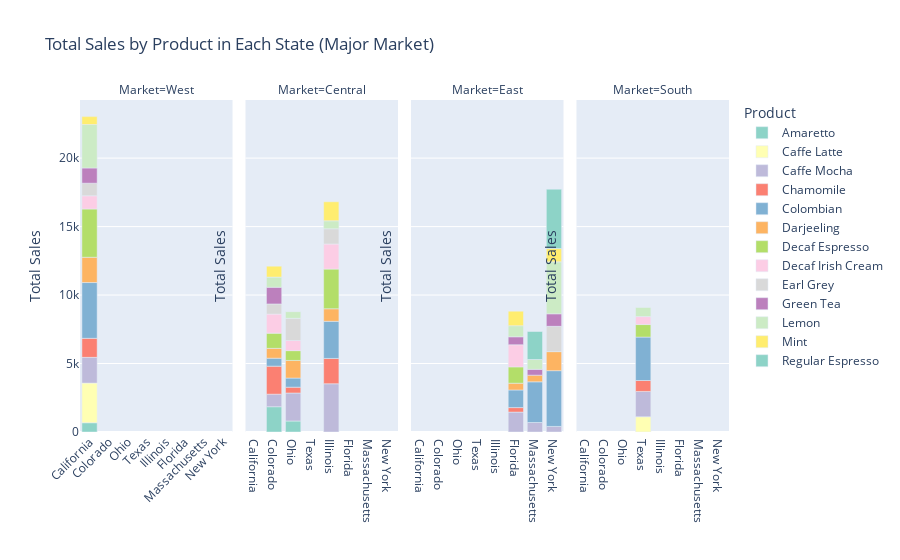

Notebook cell for this chart:
### Code cell
# Sales distribution in major market
major_market = data[data['Market_size'] == 'Major Market']
major_market_summary = major_market.groupby(['State', 'Product', 'Market']).Sales.sum().reset_index()

fig = px.bar(major_market_summary, x='State', y='Sales', color='Product', 
             title='Total Sales by Product in Each State (Major Market)', 
             labels={'State': 'State', 'Sales': 'Total Sales'},
             color_discrete_sequence=px.colors.qualitative.Set3,
             facet_col='Market')

fig.update_xaxes(categoryorder='array')
fig.update_xaxes(title_text='')
fig.update_yaxes(title_text='Total Sales')
fig.update_layout(legend_title_text='Product', xaxis_tickangle=-45)

fig.show()

### Figure 1 — Plotly figure (JSON) as saved in the notebook; plotly's stock layout.template omitted (floating-point values rounded to 4 significant figures)
{"data": [{"alignmentgroup": "True", "hovertemplate": "Product=Amaretto<br>Market=West<br>State=%{x}<br>Total Sales=%{y}<extra></extra>", "legendgroup": "Amaretto", "marker": {"color": "rgb(141,211,199)", "pattern": {"shape": ""}}, "name": "Amaretto", "offsetgroup": "Amaretto", "orientation": "v", "showlegend": true, "textposition": "auto", "type": "bar", "x": ["California"], "xaxis": "x", "y": [676], "yaxis": "y"}, {"alignmentgroup": "True", "hovertemplate": "Product=Amaretto<br>Market=Central<br>State=%{x}<br>Total Sales=%{y}<extra></extra>", "legendgroup": "Amaretto", "marker": {"color": "rgb(141,211,199)", "pattern": {"shape": ""}}, "name": "Amaretto", "offsetgroup": "Amaretto", "orientation": "v", "showlegend": false, "textposition": "auto", "type": "bar", "x": ["Colorado", "Ohio"], "xaxis": "x2", "y": [1847, 801], "yaxis": "y2"}, {"alignmentgroup": "True", "hovertemplate": "Product=Caffe Latte<br>Market=West<br>State=%{x}<br>Total Sales=%{y}<extra></extra>", "legendgroup": "Caffe Latte", "marker": {"color": "rgb(255,255,179)", "pattern": {"shape": ""}}, "name": "Caffe Latte", "offsetgroup": "Caffe Latte", "orientation": "v", "showlegend": true, "textposition": "auto", "type": "bar", "x": ["California"], "xaxis": "x", "y": [2896], "yaxis": "y"}, {"alignmentgroup": "True", "hovertemplate": "Product=Caffe Latte<br>Market=South<br>State=%{x}<br>Total Sales=%{y}<extra></extra>", "legendgroup": "Caffe Latte", "marker": {"color": "rgb(255,255,179)", "pattern": {"shape": ""}}, "name": "Caffe Latte", "offsetgroup": "Caffe Latte", "orientation": "v", "showlegend": false, "textposition": "auto", "type": "bar", "x": ["Texas"], "xaxis": "x4", "y": [1113], "yaxis": "y4"}, {"alignmentgroup": "True", "hovertemplate": "Product=Caffe Mocha<br>Market=West<br>State=%{x}<br>Total Sales=%{y}<extra></extra>", "legendgroup": "Caffe Mocha", "marker": {"color": "rgb(190,186,218)", "pattern": {"shape": ""}}, "name": "Caffe Mocha", "offsetgroup": "Caffe Mocha", "orientation": "v", "showlegend": true, "textposition": "auto", "type": "bar", "x": ["California"], "xaxis": "x", "y": [1878], "yaxis": "y"}, {"alignmentgroup": "True", "hovertemplate": "Product=Caffe Mocha<br>Market=Central<br>State=%{x}<br>Total Sales=%{y}<extra></extra>", "legendgroup": "Caffe Mocha", "marker": {"color": "rgb(190,186,218)", "pattern": {"shape": ""}}, "name": "Caffe Mocha", "offsetgroup": "Caffe Mocha", "orientation": "v", "showlegend": false, "textposition": "auto", "type": "bar", "x": ["Colorado", "Illinois", "Ohio"], "xaxis": "x2", "y": [915, 3524, 2047], "yaxis": "y2"}, {"alignmentgroup": "True", "hovertemplate": "Product=Caffe Mocha<br>Market=East<br>State=%{x}<br>Total Sales=%{y}<extra></extra>", "legendgroup": "Caffe Mocha", "marker": {"color": "rgb(190,186,218)", "pattern": {"shape": ""}}, "name": "Caffe Mocha", "offsetgroup": "Caffe Mocha", "orientation": "v", "showlegend": false, "textposition": "auto", "type": "bar", "x": ["Florida", "Massachusetts", "New York"], "xaxis": "x3", "y": [1454, 693, 405], "yaxis": "y3"}, {"alignmentgroup": "True", "hovertemplate": "Product=Caffe Mocha<br>Market=South<br>State=%{x}<br>Total Sales=%{y}<extra></extra>", "legendgroup": "Caffe Mocha", "marker": {"color": "rgb(190,186,218)", "pattern": {"shape": ""}}, "name": "Caffe Mocha", "offsetgroup": "Caffe Mocha", "orientation": "v", "showlegend": false, "textposition": "auto", "type": "bar", "x": ["Texas"], "xaxis": "x4", "y": [1847], "yaxis": "y4"}, {"alignmentgroup": "True", "hovertemplate": "Product=Chamomile<br>Market=West<br>State=%{x}<br>Total Sales=%{y}<extra></extra>", "legendgroup": "Chamomile", "marker": {"color": "rgb(251,128,114)", "pattern": {"shape": ""}}, "name": "Chamomile", "offsetgroup": "Chamomile", "orientation": "v", "showlegend": true, "textposition": "auto", "type": "bar", "x": ["California"], "xaxis": "x", "y": [1390], "yaxis": "y"}, {"alignmentgroup": "True", "hovertemplate": "Product=Chamomile<br>Market=Central<br>State=%{x}<br>Total Sales=%{y}<extra></extra>", "legendgroup": "Chamomile", "marker": {"color": "rgb(251,128,114)", "pattern": {"shape": ""}}, "name": "Chamomile", "offsetgroup": "Chamomile", "orientation": "v", "showlegend": false, "textposition": "auto", "type": "bar", "x": ["Colorado", "Illinois", "Ohio"], "xaxis": "x2", "y": [2047, 1847, 425], "yaxis": "y2"}, {"alignmentgroup": "True", "hovertemplate": "Product=Chamomile<br>Market=East<br>State=%{x}<br>Total Sales=%{y}<extra></extra>", "legendgroup": "Chamomile", "marker": {"color": "rgb(251,128,114)", "pattern": {"shape": ""}}, "name": "Chamomile", "offsetgroup": "Chamomile", "orientation": "v", "showlegend": false, "textposition": "auto", "type": "bar", "x": ["Florida"], "xaxis": "x3", "y": [328], "yaxis": "y3"}, {"alignmentgroup": "True", "hovertemplate": "Product=Chamomile<br>Market=South<br>State=%{x}<br>Total Sales=%{y}<extra></extra>", "legendgroup": "Chamomile", "marker": {"color": "rgb(251,128,114)", "pattern": {"shape": ""}}, "name": "Chamomile", "offsetgroup": "Chamomile", "orientation": "v", "showlegend": false, "textposition": "auto", "type": "bar", "x": ["Texas"], "xaxis": "x4", "y": [801], "yaxis": "y4"}, {"alignmentgroup": "True", "hovertemplate": "Product=Colombian<br>Market=West<br>State=%{x}<br>Total Sales=%{y}<extra></extra>", "legendgroup": "Colombian", "marker": {"color": "rgb(128,177,211)", "pattern": {"shape": ""}}, "name": "Colombian", "offsetgroup": "Colombian", "orientation": "v", "showlegend": true, "textposition": "auto", "type": "bar", "x": ["California"], "xaxis": "x", "y": [4074], "yaxis": "y"}, {"alignmentgroup": "True", "hovertemplate": "Product=Colombian<br>Market=Central<br>State=%{x}<br>Total Sales=%{y}<extra></extra>", "legendgroup": "Colombian", "marker": {"color": "rgb(128,177,211)", "pattern": {"shape": ""}}, "name": "Colombian", "offsetgroup": "Colombian", "orientation": "v", "showlegend": false, "textposition": "auto", "type": "bar", "x": ["Colorado", "Illinois", "Ohio"], "xaxis": "x2", "y": [581, 2712, 665], "yaxis": "y2"}, {"alignmentgroup": "True", "hovertemplate": "Product=Colombian<br>Market=East<br>State=%{x}<br>Total Sales=%{y}<extra></extra>", "legendgroup": "Colombian", "marker": {"color": "rgb(128,177,211)", "pattern": {"shape": ""}}, "name": "Colombian", "offsetgroup": "Colombian", "orientation": "v", "showlegend": false, "textposition": "auto", "type": "bar", "x": ["Florida", "Massachusetts", "New York"], "xaxis": "x3", "y": [1287, 2970, 4074], "yaxis": "y3"}, {"alignmentgroup": "True", "hovertemplate": "Product=Colombian<br>Market=South<br>State=%{x}<br>Total Sales=%{y}<extra></extra>", "legendgroup": "Colombian", "marker": {"color": "rgb(128,177,211)", "pattern": {"shape": ""}}, "name": "Colombian", "offsetgroup": "Colombian", "orientation": "v", "showlegend": false, "textposition": "auto", "type": "bar", "x": ["Texas"], "xaxis": "x4", "y": [3170], "yaxis": "y4"}, {"alignmentgroup": "True", "hovertemplate": "Product=Darjeeling<br>Market=West<br>State=%{x}<br>Total Sales=%{y}<extra></extra>", "legendgroup": "Darjeeling", "marker": {"color": "rgb(253,180,98)", "pattern": {"shape": ""}}, "name": "Darjeeling", "offsetgroup": "Darjeeling", "orientation": "v", "showlegend": true, "textposition": "auto", "type": "bar", "x": ["California"], "xaxis": "x", "y": [1847], "yaxis": "y"}, {"alignmentgroup": "True", "hovertemplate": "Product=Darjeeling<br>Market=Central<br>State=%{x}<br>Total Sales=%{y}<extra></extra>", "legendgroup": "Darjeeling", "marker": {"color": "rgb(253,180,98)", "pattern": {"shape": ""}}, "name": "Darjeeling", "offsetgroup": "Darjeeling", "orientation": "v", "showlegend": false, "textposition": "auto", "type": "bar", "x": ["Colorado", "Illinois", "Ohio"], "xaxis": "x2", "y": [717, 915, 1287], "yaxis": "y2"}, {"alignmentgroup": "True", "hovertemplate": "Product=Darjeeling<br>Market=East<br>State=%{x}<br>Total Sales=%{y}<extra></extra>", "legendgroup": "Darjeeling", "marker": {"color": "rgb(253,180,98)", "pattern": {"shape": ""}}, "name": "Darjeeling", "offsetgroup": "Darjeeling", "orientation": "v", "showlegend": false, "textposition": "auto", "type": "bar", "x": ["Florida", "Massachusetts", "New York"], "xaxis": "x3", "y": [494, 487, 1390], "yaxis": "y3"}, {"alignmentgroup": "True", "hovertemplate": "Product=Decaf Espresso<br>Market=West<br>State=%{x}<br>Total Sales=%{y}<extra></extra>", "legendgroup": "Decaf Espresso", "marker": {"color": "rgb(179,222,105)", "pattern": {"shape": ""}}, "name": "Decaf Espresso", "offsetgroup": "Decaf Espresso", "orientation": "v", "showlegend": true, "textposition": "auto", "type": "bar", "x": ["California"], "xaxis": "x", "y": [3524], "yaxis": "y"}, {"alignmentgroup": "True", "hovertemplate": "Product=Decaf Espresso<br>Market=Central<br>State=%{x}<br>Total Sales=%{y}<extra></extra>", "legendgroup": "Decaf Espresso", "marker": {"color": "rgb(179,222,105)", "pattern": {"shape": ""}}, "name": "Decaf Espresso", "offsetgroup": "Decaf Espresso", "orientation": "v", "showlegend": false, "textposition": "auto", "type": "bar", "x": ["Colorado", "Illinois", "Ohio"], "xaxis": "x2", "y": [1113, 2896, 717], "yaxis": "y2"}, {"alignmentgroup": "True", "hovertemplate": "Product=Decaf Espresso<br>Market=East<br>State=%{x}<br>Total Sales=%{y}<extra></extra>", "legendgroup": "Decaf Espresso", "marker": {"color": "rgb(179,222,105)", "pattern": {"shape": ""}}, "name": "Decaf Espresso", "offsetgroup": "Decaf Espresso", "orientation": "v", "showlegend": false, "textposition": "auto", "type": "bar", "x": ["Florida"], "xaxis": "x3", "y": [1192], "yaxis": "y3"}, {"alignmentgroup": "True", "hovertemplate": "Product=Decaf Espresso<br>Market=South<br>State=%{x}<br>Total Sales=%{y}<extra></extra>", "legendgroup": "Decaf Espresso", "marker": {"color": "rgb(179,222,105)", "pattern": {"shape": ""}}, "name": "Decaf Espresso", "offsetgroup": "Decaf Espresso", "orientation": "v", "showlegend": false, "textposition": "auto", "type": "bar", "x": ["Texas"], "xaxis": "x4", "y": [915], "yaxis": "y4"}, {"alignmentgroup": "True", "hovertemplate": "Product=Decaf Irish Cream<br>Market=West<br>State=%{x}<br>Total Sales=%{y}<extra></extra>", "legendgroup": "Decaf Irish Cream", "marker": {"color": "rgb(252,205,229)", "pattern": {"shape": ""}}, "name": "Decaf Irish Cream", "offsetgroup": "Decaf Irish Cream", "orientation": "v", "showlegend": true, "textposition": "auto", "type": "bar", "x": ["California"], "xaxis": "x", "y": [968], "yaxis": "y"}, {"alignmentgroup": "True", "hovertemplate": "Product=Decaf Irish Cream<br>Market=Central<br>State=%{x}<br>Total Sales=%{y}<extra></extra>", "legendgroup": "Decaf Irish Cream", "marker": {"color": "rgb(252,205,229)", "pattern": {"shape": ""}}, "name": "Decaf Irish Cream", "offsetgroup": "Decaf Irish Cream", "orientation": "v", "showlegend": false, "textposition": "auto", "type": "bar", "x": ["Colorado", "Illinois", "Ohio"], "xaxis": "x2", "y": [1390, 1834, 741], "yaxis": "y2"}, {"alignmentgroup": "True", "hovertemplate": "Product=Decaf Irish Cream<br>Market=East<br>State=%{x}<br>Total Sales=%{y}<extra></extra>", "legendgroup": "Decaf Irish Cream", "marker": {"color": "rgb(252,205,229)", "pattern": {"shape": ""}}, "name": "Decaf Irish Cream", "offsetgroup": "Decaf Irish Cream", "orientation": "v", "showlegend": false, "textposition": "auto", "type": "bar", "x": ["Florida"], "xaxis": "x3", "y": [1617], "yaxis": "y3"}, {"alignmentgroup": "True", "hovertemplate": "Product=Decaf Irish Cream<br>Market=South<br>State=%{x}<br>Total Sales=%{y}<extra></extra>", "legendgroup": "Decaf Irish Cream", "marker": {"color": "rgb(252,205,229)", "pattern": {"shape": ""}}, "name": "Decaf Irish Cream", "offsetgroup": "Decaf Irish Cream", "orientation": "v", "showlegend": false, "textposition": "auto", "type": "bar", "x": ["Texas"], "xaxis": "x4", "y": [581], "yaxis": "y4"}, {"alignmentgroup": "True", "hovertemplate": "Product=Earl Grey<br>Market=West<br>State=%{x}<br>Total Sales=%{y}<extra></extra>", "legendgroup": "Earl Grey", "marker": {"color": "rgb(217,217,217)", "pattern": {"shape": ""}}, "name": "Earl Grey", "offsetgroup": "Earl Grey", "orientation": "v", "showlegend": true, "textposition": "auto", "type": "bar", "x": ["California"], "xaxis": "x", "y": [915], "yaxis": "y"}, {"alignmentgroup": "True", "hovertemplate": "Product=Earl Grey<br>Market=Central<br>State=%{x}<br>Total Sales=%{y}<extra></extra>", "legendgroup": "Earl Grey", "marker": {"color": "rgb(217,217,217)", "pattern": {"shape": ""}}, "name": "Earl Grey", "offsetgroup": "Earl Grey", "orientation": "v", "showlegend": false, "textposition": "auto", "type": "bar", "x": ["Colorado", "Illinois", "Ohio"], "xaxis": "x2", "y": [742, 1113, 1617], "yaxis": "y2"}, {"alignmentgroup": "True", "hovertemplate": "Product=Earl Grey<br>Market=East<br>State=%{x}<br>Total Sales=%{y}<extra></extra>", "legendgroup": "Earl Grey", "marker": {"color": "rgb(217,217,217)", "pattern": {"shape": ""}}, "name": "Earl Grey", "offsetgroup": "Earl Grey", "orientation": "v", "showlegend": false, "textposition": "auto", "type": "bar", "x": ["New York"], "xaxis": "x3", "y": [1847], "yaxis": "y3"}, {"alignmentgroup": "True", "hovertemplate": "Product=Green Tea<br>Market=West<br>State=%{x}<br>Total Sales=%{y}<extra></extra>", "legendgroup": "Green Tea", "marker": {"color": "rgb(188,128,189)", "pattern": {"shape": ""}}, "name": "Green Tea", "offsetgroup": "Green Tea", "orientation": "v", "showlegend": true, "textposition": "auto", "type": "bar", "x": ["California"], "xaxis": "x", "y": [1113], "yaxis": "y"}, {"alignmentgroup": "True", "hovertemplate": "Product=Green Tea<br>Market=Central<br>State=%{x}<br>Total Sales=%{y}<extra></extra>", "legendgroup": "Green Tea", "marker": {"color": "rgb(188,128,189)", "pattern": {"shape": ""}}, "name": "Green Tea", "offsetgroup": "Green Tea", "orientation": "v", "showlegend": false, "textposition": "auto", "type": "bar", "x": ["Colorado"], "xaxis": "x2", "y": [1218], "yaxis": "y2"}, {"alignmentgroup": "True", "hovertemplate": "Product=Green Tea<br>Market=East<br>State=%{x}<br>Total Sales=%{y}<extra></extra>", "legendgroup": "Green Tea", "marker": {"color": "rgb(188,128,189)", "pattern": {"shape": ""}}, "name": "Green Tea", "offsetgroup": "Green Tea", "orientation": "v", "showlegend": false, "textposition": "auto", "type": "bar", "x": ["Florida", "Massachusetts", "New York"], "xaxis": "x3", "y": [581, 425, 915], "yaxis": "y3"}, {"alignmentgroup": "True", "hovertemplate": "Product=Lemon<br>Market=West<br>State=%{x}<br>Total Sales=%{y}<extra></extra>", "legendgroup": "Lemon", "marker": {"color": "rgb(204,235,197)", "pattern": {"shape": ""}}, "name": "Lemon", "offsetgroup": "Lemon", "orientation": "v", "showlegend": true, "textposition": "auto", "type": "bar", "x": ["California"], "xaxis": "x", "y": [3170], "yaxis": "y"}, {"alignmentgroup": "True", "hovertemplate": "Product=Lemon<br>Market=Central<br>State=%{x}<br>Total Sales=%{y}<extra></extra>", "legendgroup": "Lemon", "marker": {"color": "rgb(204,235,197)", "pattern": {"shape": ""}}, "name": "Lemon", "offsetgroup": "Lemon", "orientation": "v", "showlegend": false, "textposition": "auto", "type": "bar", "x": ["Colorado", "Illinois", "Ohio"], "xaxis": "x2", "y": [741, 581, 487], "yaxis": "y2"}, {"alignmentgroup": "True", "hovertemplate": "Product=Lemon<br>Market=East<br>State=%{x}<br>Total Sales=%{y}<extra></extra>", "legendgroup": "Lemon", "marker": {"color": "rgb(204,235,197)", "pattern": {"shape": ""}}, "name": "Lemon", "offsetgroup": "Lemon", "orientation": "v", "showlegend": false, "textposition": "auto", "type": "bar", "x": ["Florida", "Massachusetts", "New York"], "xaxis": "x3", "y": [810, 717, 3793], "yaxis": "y3"}, {"alignmentgroup": "True", "hovertemplate": "Product=Lemon<br>Market=South<br>State=%{x}<br>Total Sales=%{y}<extra></extra>", "legendgroup": "Lemon", "marker": {"color": "rgb(204,235,197)", "pattern": {"shape": ""}}, "name": "Lemon", "offsetgroup": "Lemon", "orientation": "v", "showlegend": false, "textposition": "auto", "type": "bar", "x": ["Texas"], "xaxis": "x4", "y": [665], "yaxis": "y4"}, {"alignmentgroup": "True", "hovertemplate": "Product=Mint<br>Market=West<br>State=%{x}<br>Total Sales=%{y}<extra></extra>", "legendgroup": "Mint", "marker": {"color": "rgb(255,237,111)", "pattern": {"shape": ""}}, "name": "Mint", "offsetgroup": "Mint", "orientation": "v", "showlegend": true, "textposition": "auto", "type": "bar", "x": ["California"], "xaxis": "x", "y": [581], "yaxis": "y"}, {"alignmentgroup": "True", "hovertemplate": "Product=Mint<br>Market=Central<br>State=%{x}<br>Total Sales=%{y}<extra></extra>", "legendgroup": "Mint", "marker": {"color": "rgb(255,237,111)", "pattern": {"shape": ""}}, "name": "Mint", "offsetgroup": "Mint", "orientation": "v", "showlegend": false, "textposition": "auto", "type": "bar", "x": ["Colorado", "Illinois"], "xaxis": "x2", "y": [801, 1390], "yaxis": "y2"}, {"alignmentgroup": "True", "hovertemplate": "Product=Mint<br>Market=East<br>State=%{x}<br>Total Sales=%{y}<extra></extra>", "legendgroup": "Mint", "marker": {"color": "rgb(255,237,111)", "pattern": {"shape": ""}}, "name": "Mint", "offsetgroup": "Mint", "orientation": "v", "showlegend": false, "textposition": "auto", "type": "bar", "x": ["Florida", "New York"], "xaxis": "x3", "y": [1062, 976], "yaxis": "y3"}, {"alignmentgroup": "True", "hovertemplate": "Product=Regular Espresso<br>Market=East<br>State=%{x}<br>Total Sales=%{y}<extra></extra>", "legendgroup": "Regular Espresso", "marker": {"color": "rgb(141,211,199)", "pattern": {"shape": ""}}, "name": "Regular Espresso", "offsetgroup": "Regular Espresso", "orientation": "v", "showlegend": true, "textposition": "auto", "type": "bar", "x": ["Massachusetts", "New York"], "xaxis": "x3", "y": [2047, 4331], "yaxis": "y3"}], "layout": {"annotations": [{"font": {}, "showarrow": false, "text": "Market=West", "x": 0.1175, "xanchor": "center", "xref": "paper", "y": 1, "yanchor": "bottom", "yref": "paper"}, {"font": {}, "showarrow": false, "text": "Market=Central", "x": 0.3725, "xanchor": "center", "xref": "paper", "y": 1, "yanchor": "bottom", "yref": "paper"}, {"font": {}, "showarrow": false, "text": "Market=East", "x": 0.6275, "xanchor": "center", "xref": "paper", "y": 1, "yanchor": "bottom", "yref": "paper"}, {"font": {}, "showarrow": false, "text": "Market=South", "x": 0.8825, "xanchor": "center", "xref": "paper", "y": 1, "yanchor": "bottom", "yref": "paper"}], "barmode": "relative", "legend": {"title": {"text": "Product"}, "tracegroupgap": 0}, "title": {"text": "Total Sales by Product in Each State (Major Market)"}, "xaxis": {"anchor": "y", "categoryorder": "array", "domain": [0, 0.235], "tickangle": -45, "title": {"text": ""}}, "xaxis2": {"anchor": "y2", "categoryorder": "array", "domain": [0.255, 0.49], "matches": "x", "title": {"text": ""}}, "xaxis3": {"anchor": "y3", "categoryorder": "array", "domain": [0.51, 0.745], "matches": "x", "title": {"text": ""}}, "xaxis4": {"anchor": "y4", "categoryorder": "array", "domain": [0.765, 1.0], "matches": "x", "title": {"text": ""}}, "yaxis": {"anchor": "x", "domain": [0, 1], "title": {"text": "Total Sales"}}, "yaxis2": {"anchor": "x2", "domain": [0, 1], "matches": "y", "showticklabels": false, "title": {"text": "Total Sales"}}, "yaxis3": {"anchor": "x3", "domain": [0, 1], "matches": "y", "showticklabels": false, "title": {"text": "Total Sales"}}, "yaxis4": {"anchor": "x4", "domain": [0, 1], "matches": "y", "showticklabels": false, "title": {"text": "Total Sales"}}}}
